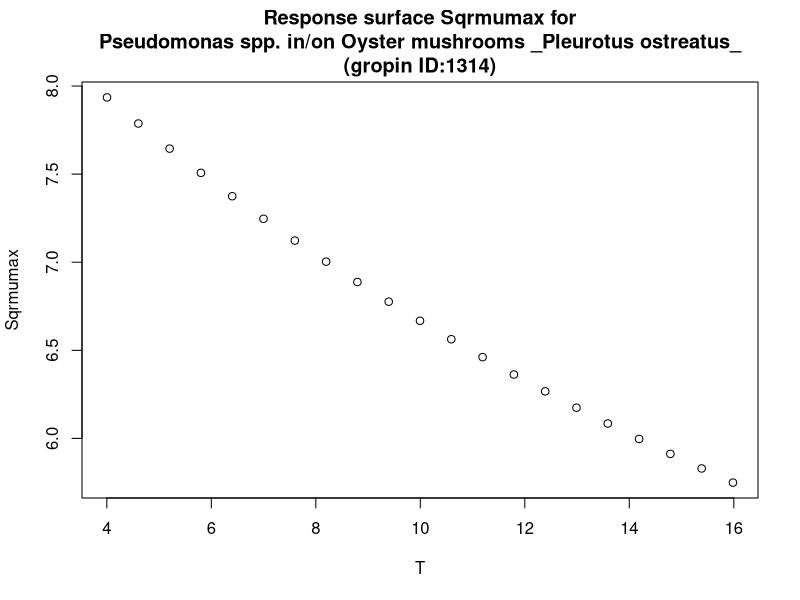

Reproduce this figure in R.
#############################
# start of Parameter script
#############################
T <- seq(4.004,15.984015984016,length.out=21)
#############################
# end of Parameter script
#############################
############################# 
# start of Model script Gropin ID 1314 
#############################
 
# constant coefficients for this model
 
variables <- data.frame(T)
argumentsPar <- expand.grid(variables)
 
# heart of the model
response_surface <- function(T) {
   mumax <-1/(0.004*(T+27.5))

return(mumax=mumax)
} 

# output parameters
responseSurface <- cbind(argumentsPar,response_surface(argumentsPar['T']))
colnames(responseSurface) <- c(colnames(argumentsPar),'Sqrmumax')
#############################
# End of Model script
#############################
############################# 
# start of Visualisation script Gropin ID 1314 
#############################
plot(T,responseSurface$'Sqrmumax',xlab='T',
                          ylab='Sqrmumax',main='Response surface Sqrmumax for
Pseudomonas spp. in/on Oyster mushrooms _Pleurotus ostreatus_
(gropin ID:1314)')
#############################
# End of Visualisation script
#############################
